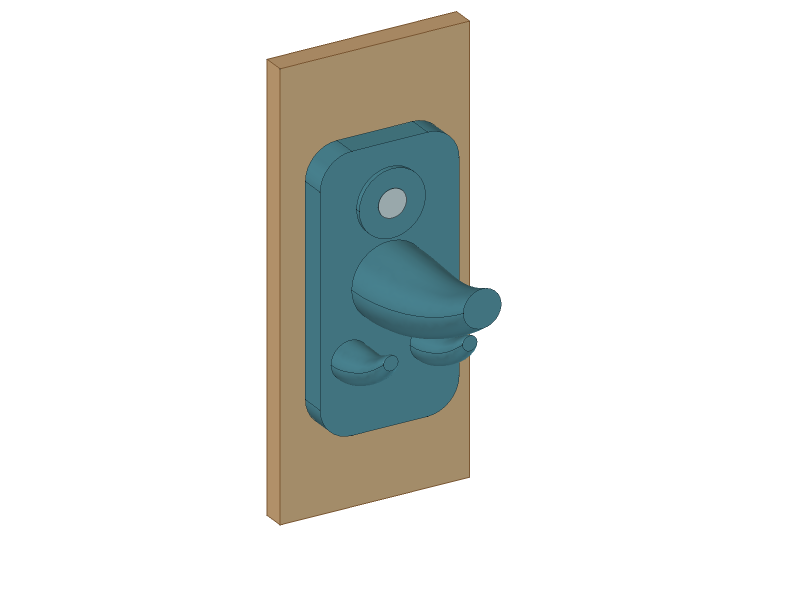
#> input picture models/vesacek-na-drevena-futra/nahled-na-futrech-cad.png, 1600 x 1200 px (shown at 1/2 size)
$ python sestav-nahled.py
#> lines starting #> are read from the running program, lines starting #| are printed output that depends on the picture
#!/usr/bin/env python3
"""Sestaví přehledovou tabuli výhradně ze skutečných FreeCAD CAD PNG."""
from pathlib import Path
from PIL import Image, ImageDraw, ImageFont, ImageChops

OUT = Path(__file__).resolve().parent
W, H = 1920, 1200
BG = (244, 242, 237)
INK = (25, 49, 55)
MUTED = (91, 107, 107)
TEAL = (34, 93, 103)
WHITE = (255, 255, 255)
FONT = "/usr/share/fonts/truetype/noto/NotoSans-Regular.ttf"
BOLD = "/usr/share/fonts/truetype/noto/NotoSans-Bold.ttf"
font_title = ImageFont.truetype(BOLD, 64)
font_sub = ImageFont.truetype(FONT, 29)
font_card = ImageFont.truetype(BOLD, 25)
font_note = ImageFont.truetype(FONT, 23)
font_kicker = ImageFont.truetype(BOLD, 17)

canvas = Image.new("RGB", (W, H), BG)
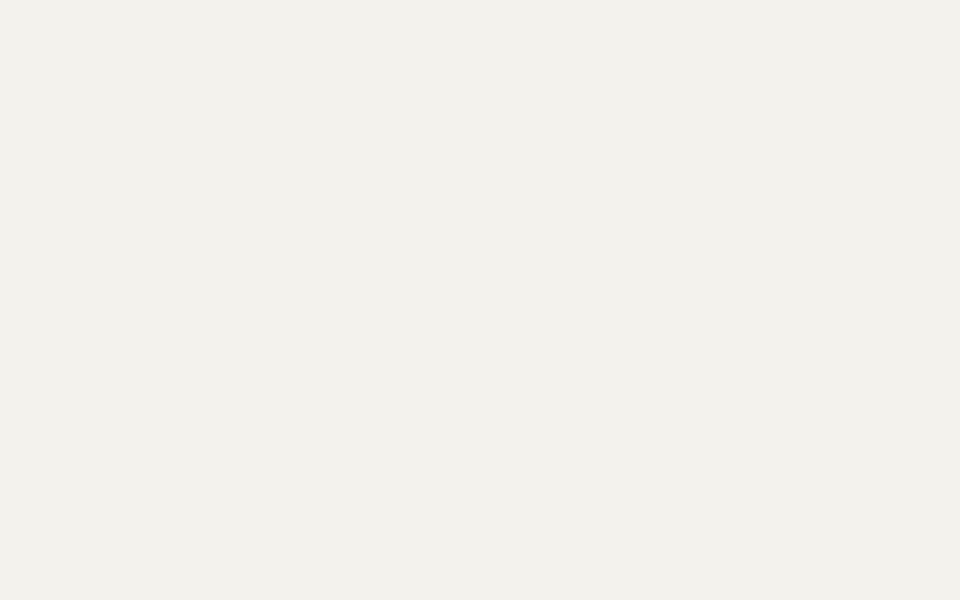
#> canvas: PIL image 1920x1200 RGB (shown at 1/2 size); mean R, G, B 244, 242, 237
draw = ImageDraw.Draw(canvas)
draw.text((56, 29), "KONCEPT 02  /  DŘEVĚNÁ FUTRA", font=font_kicker, fill=TEAL)
draw.text((54, 54), "Věšáček na jeden vrut", font=font_title, fill=INK)
draw.text((58, 139), "Hlavní háček prodloužen z 30 na 50 mm a zesílen v kořeni na Ø 24 mm", font=font_sub, fill=MUTED)

cards = [
    (56, 212, 586, 827, "NA FUTRECH  ·  ILUSTRACE", "nahled-na-futrech-cad.png"),
    (667, 212, 586, 827, "SAMOTNÝ MODEL  ·  ŠIKMÝ POHLED", "nahled-sikmy-cad.png"),
    (1278, 212, 586, 827, "TVAR HÁČKŮ  ·  BOČNÍ POHLED", "nahled-bocni-cad.png"),
]
for x, y, w, h, label, filename in cards:
    draw.rounded_rectangle((x, y, x+w, y+h), radius=24, fill=WHITE,
                           outline=(225, 231, 229), width=2)
    draw.text((x+25, y+20), label, font=font_card, fill=TEAL)
    source = Image.open(OUT / filename).convert("RGB")
#> source is the input picture: PIL image 1600x1200 RGB; mean R, G, B 227, 229.1, 226.5
    diff = ImageChops.difference(source, Image.new("RGB", source.size, WHITE))
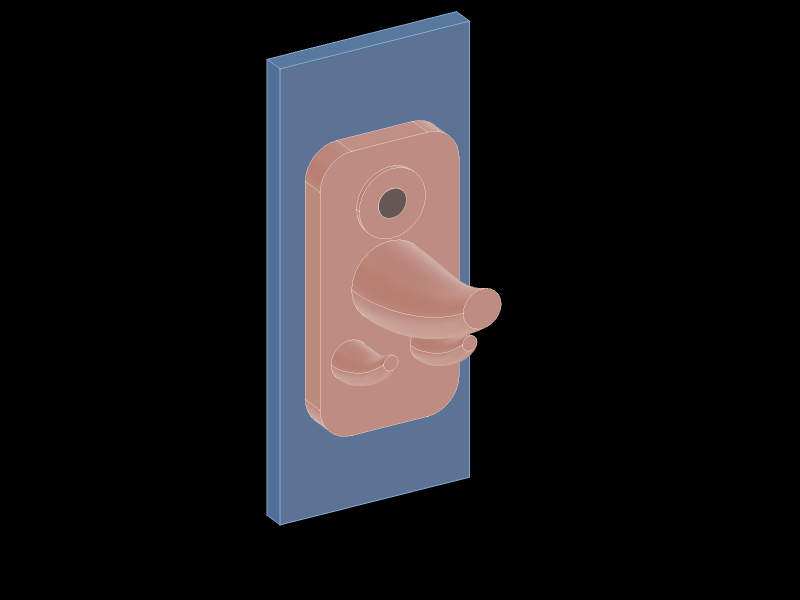
#> diff: PIL image 1600x1200 RGB (shown at 1/2 size); mean R, G, B 28, 25.9, 28.5
    bounds = diff.getbbox()
#> bounds = (533, 22, 1003, 1051)
    if bounds is None:
        raise RuntimeError("Prázdný CAD náhled: " + filename)
    pad = 22
    bounds = (max(0, bounds[0]-pad), max(0, bounds[1]-pad),
              min(source.width, bounds[2]+pad), min(source.height, bounds[3]+pad))
#> bounds = (511, 0, 1025, 1073)
    object_image = source.crop(bounds)
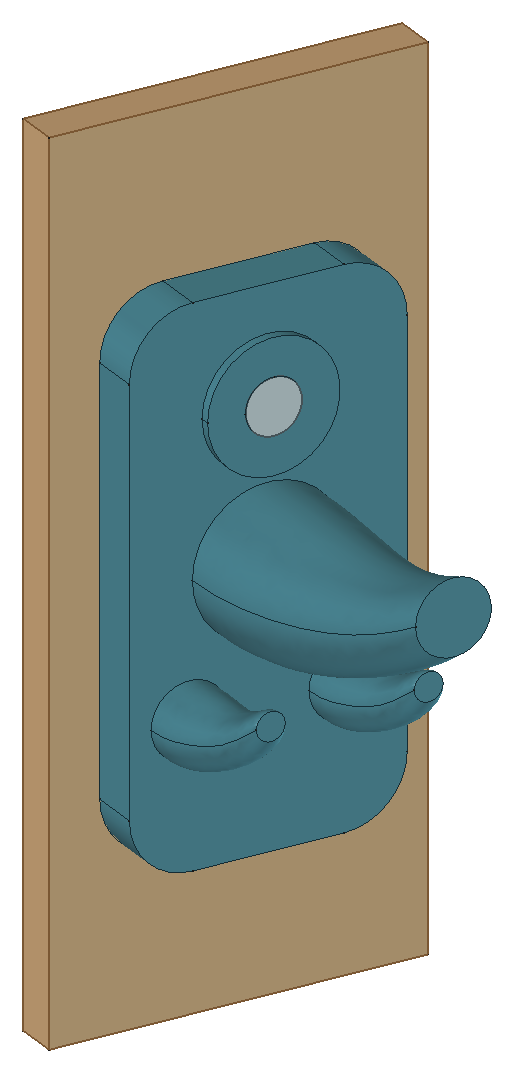
#> object_image: PIL image 514x1073 RGB; mean R, G, B 157.4, 164.8, 155.8
    max_w, max_h = w-60, h-98
    factor = min(max_w / object_image.width, max_h / object_image.height)
#> factor = 0.679
    target = object_image.resize((round(object_image.width*factor),
                                  round(object_image.height*factor)),
                                 Image.Resampling.LANCZOS)
    px = x + (w-target.width)//2
#> px = 174
    py = y+71 + (max_h-target.height)//2
#> py = 283
    canvas.paste(target, (px, py))
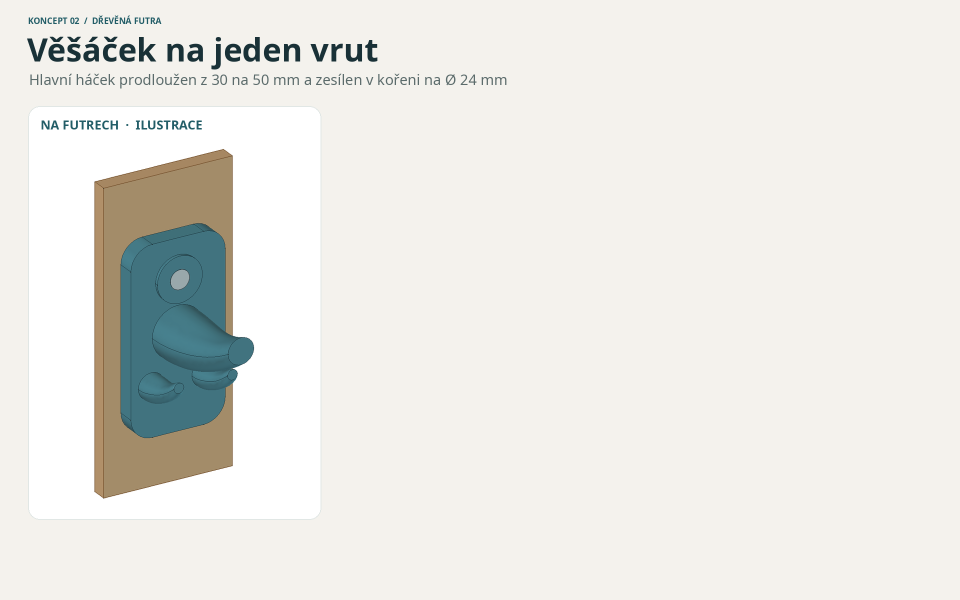
#> canvas: PIL image 1920x1200 RGB (shown at 1/2 size); mean R, G, B 233.5, 233, 228.2
#> pass 2 of the loop `for x, y, w, h, label, filename in cards:`:
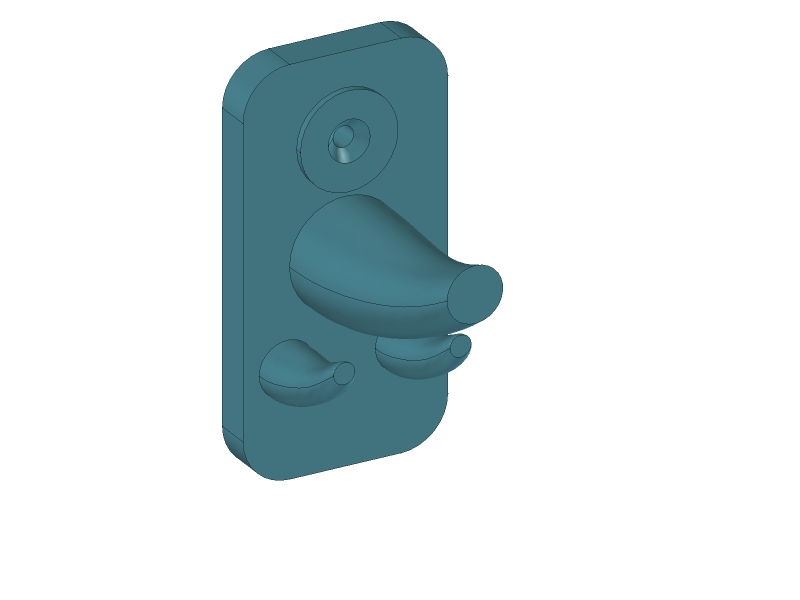
#> input picture models/vesacek-na-drevena-futra/nahled-sikmy-cad.png, 1600 x 1200 px (shown at 1/2 size)
#> source is the input picture: PIL image 1600x1200 RGB; mean R, G, B 215.7, 225.9, 228.3
#> `diff = ImageChops.difference(source, Image.new("RGB", source.size, WHI..`:
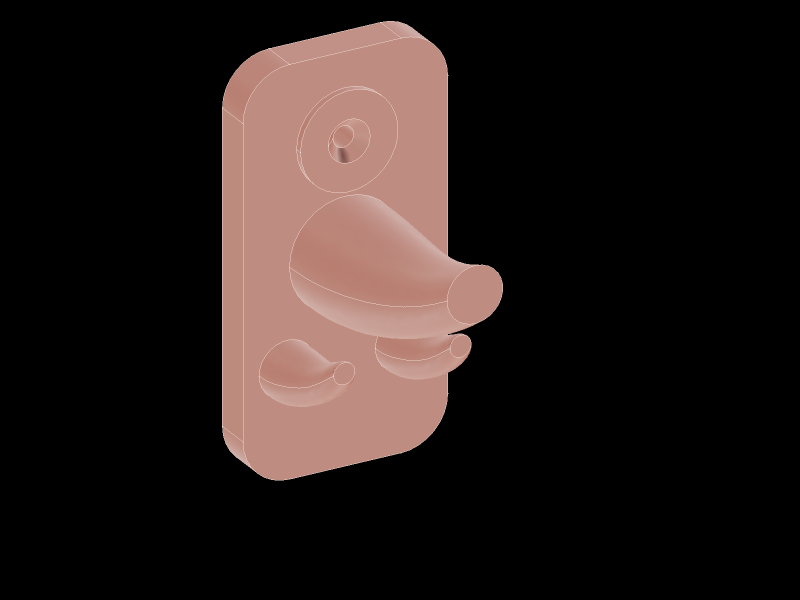
#> diff: PIL image 1600x1200 RGB (shown at 1/2 size); mean R, G, B 39.3, 29.1, 26.7
#> `bounds = diff.getbbox()`: bounds = (444, 42, 1006, 961)
#> `bounds = (max(0, bounds[0]-pad), max(0, bounds[1]-pad), min(source.wid..`: bounds = (422, 20, 1028, 983)
#> object_image: PIL image 606x963 RGB
#> target: PIL image 459x729 RGB
#> `canvas.paste(target, (px, py))`:
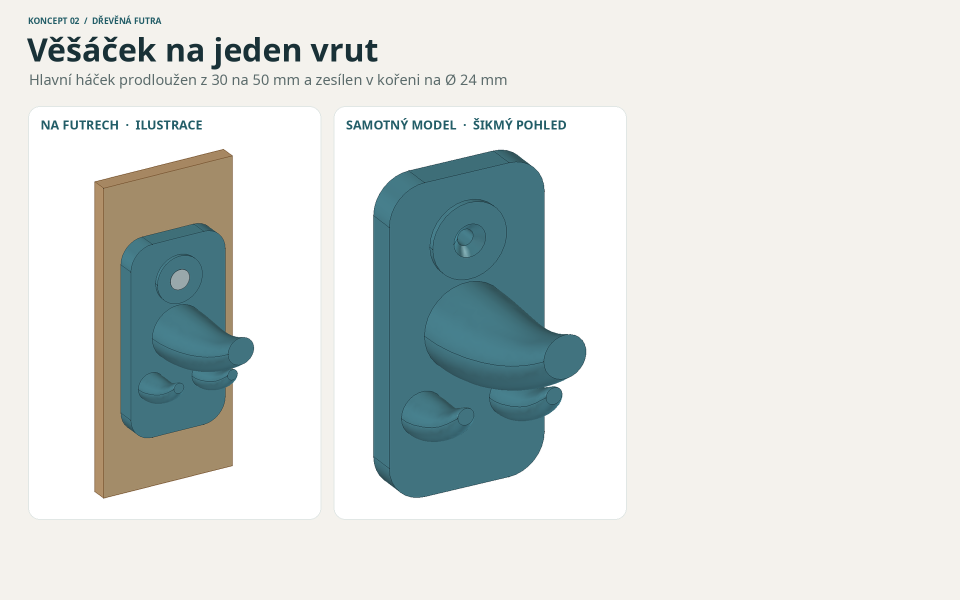
#> canvas: PIL image 1920x1200 RGB (shown at 1/2 size); mean R, G, B 216.6, 221.6, 218.9
#> pass 3 of the loop `for x, y, w, h, label, filename in cards:`:
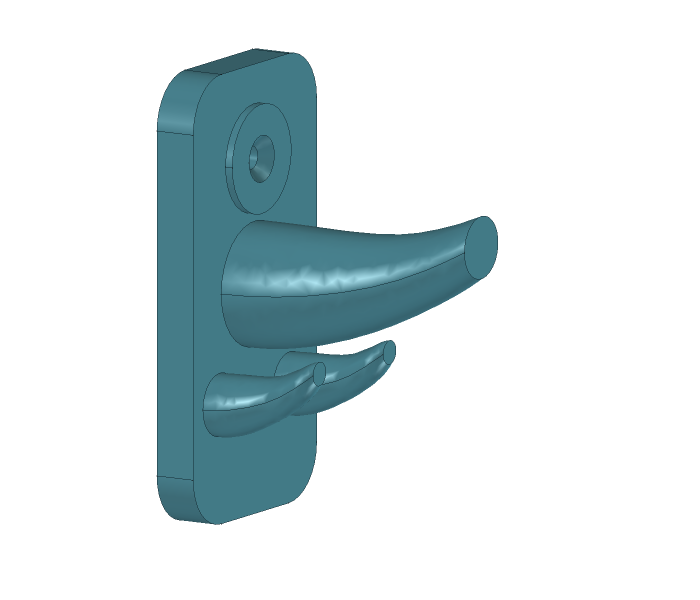
#> input picture models/vesacek-na-drevena-futra/nahled-bocni-cad.png, 1400 x 1200 px (shown at 1/2 size)
#> source is the input picture: PIL image 1400x1200 RGB; mean R, G, B 214.5, 226, 228.5
#> `diff = ImageChops.difference(source, Image.new("RGB", source.size, WHI..`:
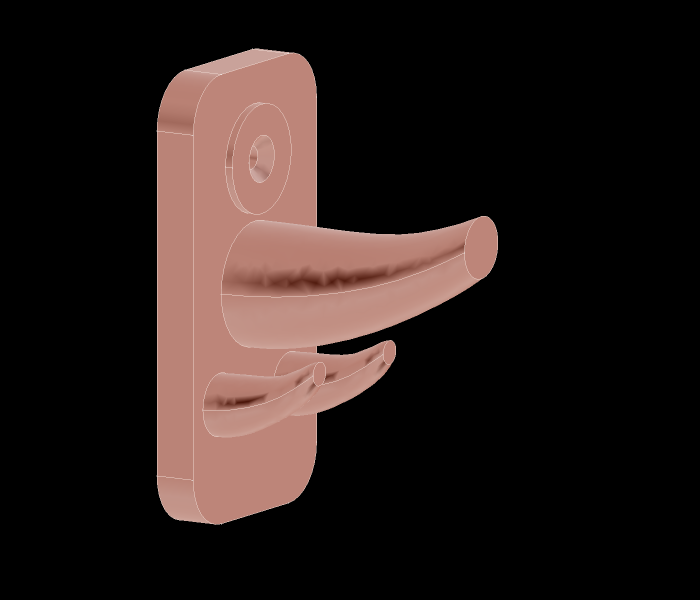
#> diff: PIL image 1400x1200 RGB (shown at 1/2 size); mean R, G, B 40.5, 29, 26.5
#> `bounds = diff.getbbox()`: bounds = (313, 97, 996, 1050)
#> `bounds = (max(0, bounds[0]-pad), max(0, bounds[1]-pad), min(source.wid..`: bounds = (291, 75, 1018, 1072)
#> object_image: PIL image 727x997 RGB
#> target: PIL image 526x721 RGB
#> `canvas.paste(target, (px, py))`:
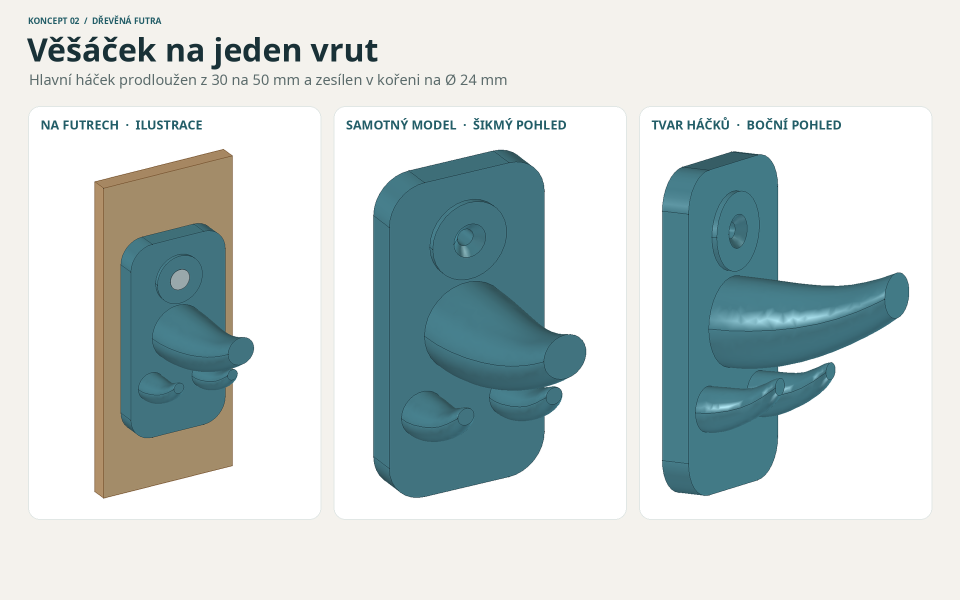
#> canvas: PIL image 1920x1200 RGB (shown at 1/2 size); mean R, G, B 203.1, 212.9, 212.3

draw.rounded_rectangle((55, 1070, 1865, 1156), radius=18,
                       fill=(228, 235, 232))
draw.text((82, 1089), "NÁVRHOVÉ ROZMĚRY", font=font_kicker, fill=TEAL)
draw.text((82, 1117), "Destička 44 × 86 mm  ·  hloubka 58 mm  ·  jediný zapuštěný vrut",
          font=font_note, fill=INK)
draw.text((1190, 1096), "Futra a vrut jsou jen ilustrační.", font=font_note,
          fill=MUTED)
draw.text((1190, 1125), "Před tiskem je potřeba je změřit.", font=font_note,
          fill=MUTED)

target = OUT / "vizualizace-vesacek-na-futra.png"
canvas.save(target, optimize=True)
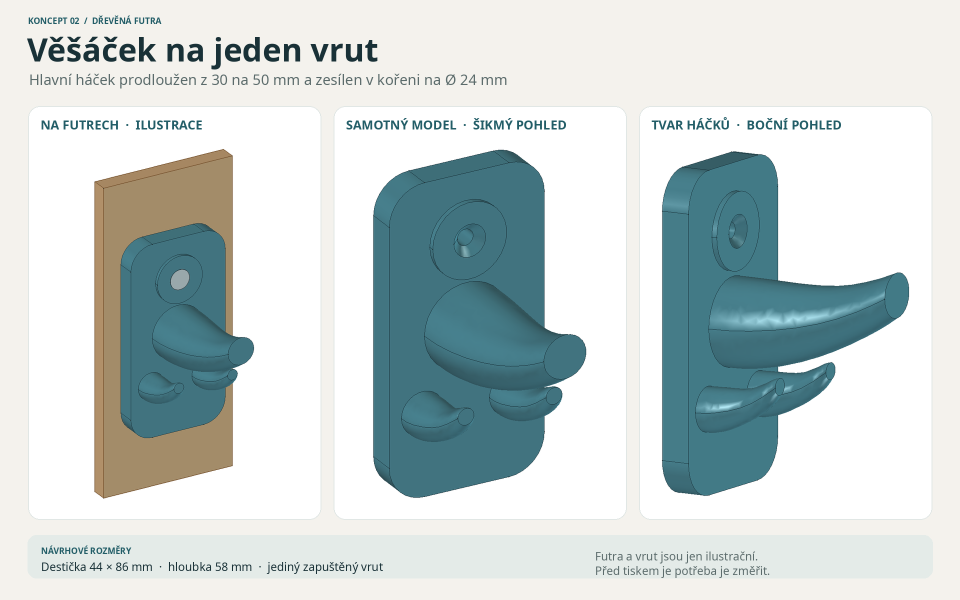
#> saved as vizualizace-vesacek-na-futra.png: PIL image 1920x1200 RGB (shown at 1/2 size); mean R, G, B 201.5, 212, 211.5
print(target)
